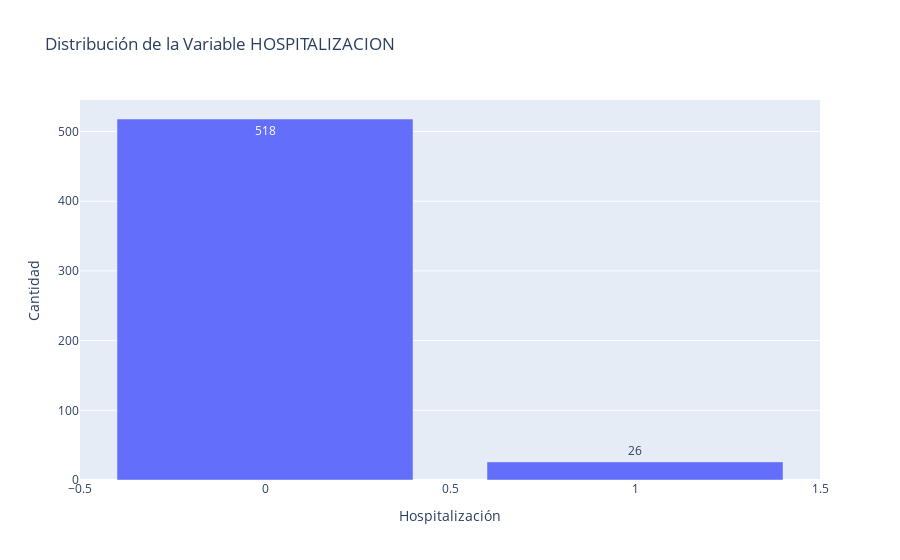

Notebook source saved alongside this figure:
### Code cell
hospitalizacion_counts = data['HOSPITALIZACION'].value_counts().reset_index()
hospitalizacion_counts.columns = ['HOSPITALIZACION', 'count']

fig = px.bar(hospitalizacion_counts, x='HOSPITALIZACION', y='count', 
             title='Distribución de la Variable HOSPITALIZACION',
             labels={'HOSPITALIZACION': 'Hospitalización', 'count': 'Cantidad'},
             text='count')
fig.show()

### Figure 1 — Plotly figure (JSON) as saved in the notebook; plotly's stock layout.template omitted (floating-point values rounded to 4 significant figures)
{"data": [{"alignmentgroup": "True", "hovertemplate": "Hospitalización=%{x}<br>Cantidad=%{text}<extra></extra>", "legendgroup": "", "marker": {"color": "#636efa", "pattern": {"shape": ""}}, "name": "", "offsetgroup": "", "orientation": "v", "showlegend": false, "text": [518, 26], "textposition": "auto", "type": "bar", "x": [0, 1], "xaxis": "x", "y": [518, 26], "yaxis": "y"}], "layout": {"barmode": "relative", "legend": {"tracegroupgap": 0}, "title": {"text": "Distribución de la Variable HOSPITALIZACION"}, "xaxis": {"anchor": "y", "domain": [0, 1], "title": {"text": "Hospitalización"}}, "yaxis": {"anchor": "x", "domain": [0, 1], "title": {"text": "Cantidad"}}}}
